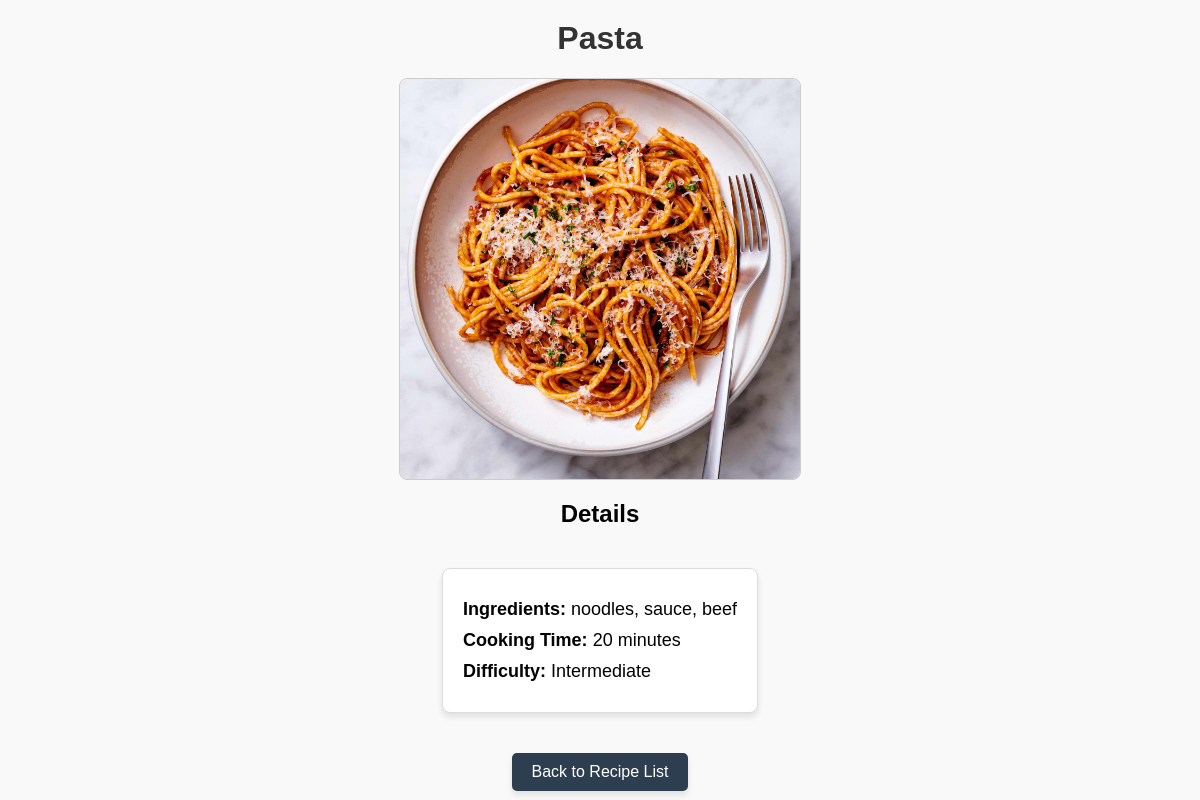
Screenshot of /list/1 (signed in) with the database file from the repository.
### recipes/models.py (models this page shows, shortened)
class Recipe(models.Model):
    name = models.CharField(max_length=50)
    ingredients = models.CharField(max_length=255)
    cooking_time = models.IntegerField()
    difficulty = models.CharField(max_length=20, blank=True) # Optional or default value
    pic = models.ImageField(upload_to='recipes', default='no_picture.jpg')
    created_date = models.DateTimeField(auto_now_add=True)

### recipes/views.py (the view)
# urls.py: path('list/<int:pk>', RecipeDetailView.as_view(), name='recipes_detail'),
class RecipeDetailView(LoginRequiredMixin, DetailView):
    model = Recipe
    template_name = 'recipes/recipes_detail.html'

### recipes/templates/recipes/recipes_detail.html (shortened to what this page needs)
{% load static %}
<!DOCTYPE html>
<html>
<head>
</head>
<body>
    <h1>{{ object.name }}</h1>
    {% if object.pic %}
    <img src="{{ object.pic.url }}" alt="{{ object.name }}" style="max-width: 400px; height: auto;">
    {% else %}
    <p>No picture available</p>
    {% endif %}
    <h2>Details</h2>
    <ul>
        <li><strong>Ingredients:</strong> {{ object.ingredients }}</li>
        <li><strong>Cooking Time:</strong> {{ object.cooking_time }} minutes</li>
        <li><strong>Difficulty:</strong> {{ object.difficulty }}</li>
    </ul>
    <div>
        <a href="{% url 'recipes:recipes_list' %}">Back to Recipe List</a>
    </div>
</body>
</html>

### recipes/templates/recipes/recipes_detail.html (style rules this page uses)
body { font-family: Arial, sans-serif; text-align: center; margin: 0; padding: 0; background-color: #f9f9f9; }
h1 { margin-top: 20px; color: #333; }
img { display: block; margin: 20px auto; max-width: 80%; height: auto; border: 1px solid #ccc; border-radius: 8px; }
ul { list-style-type: none; padding: 0; margin: 20px auto; display: inline-block; text-align: left; background: #fff; border: 1px solid #ddd; border-radius: 8px; padding: 20px; box-shadow: 0 4px 6px rgba(0, 0, 0, 0.1); }
li { margin: 10px 0; font-size: 18px; }
a { display: inline-block; margin-top: 20px; text-decoration: none; padding: 10px 20px; color: white; background-color: #2d3e50; border-radius: 5px; font-size: 16px; box-shadow: 0 4px 6px rgba(0, 0, 0, 0.1); transition: background-color 0.3s; }

### rows the page displays
Recipe: name "Pasta", pic (picture), ingredients "noodles, sauce, beef", cooking_time "20", difficulty "Intermediate"
